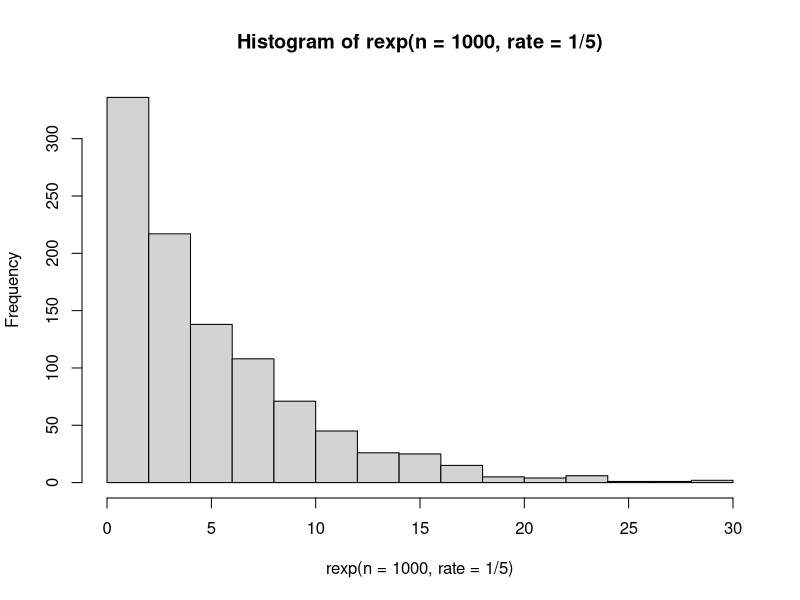
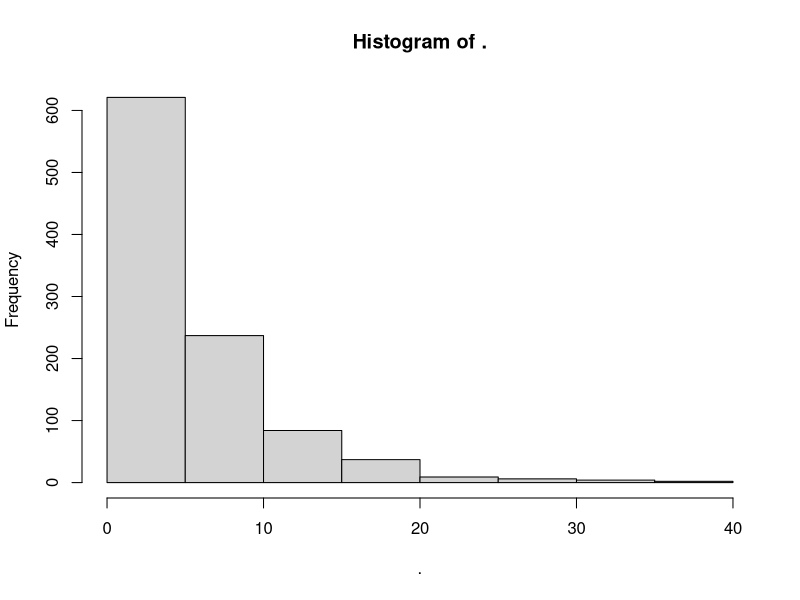
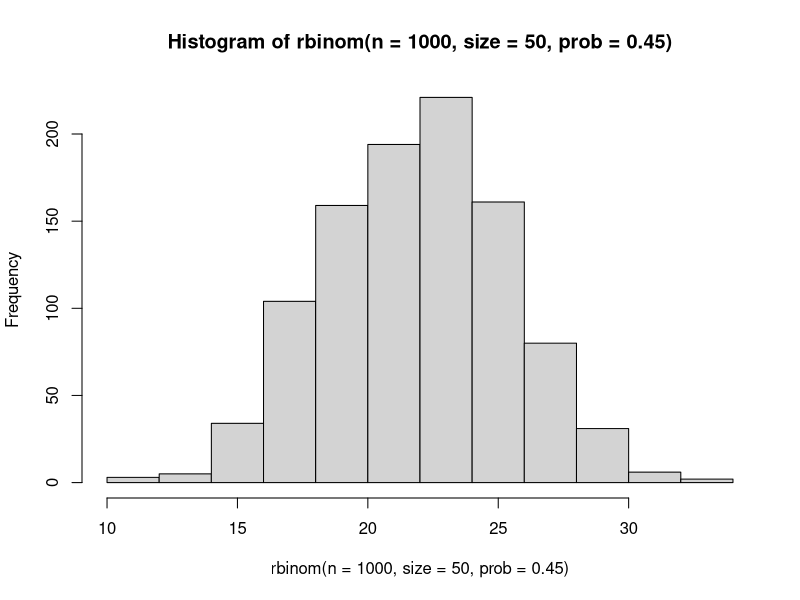
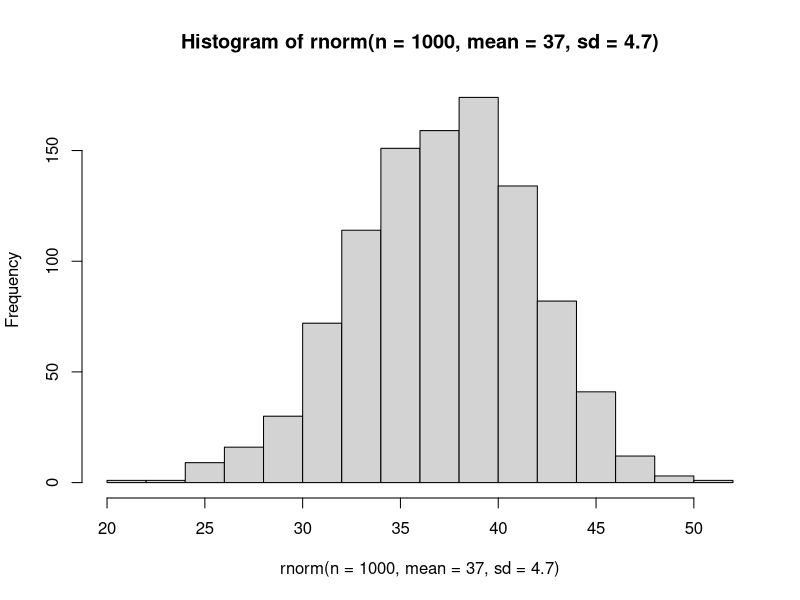
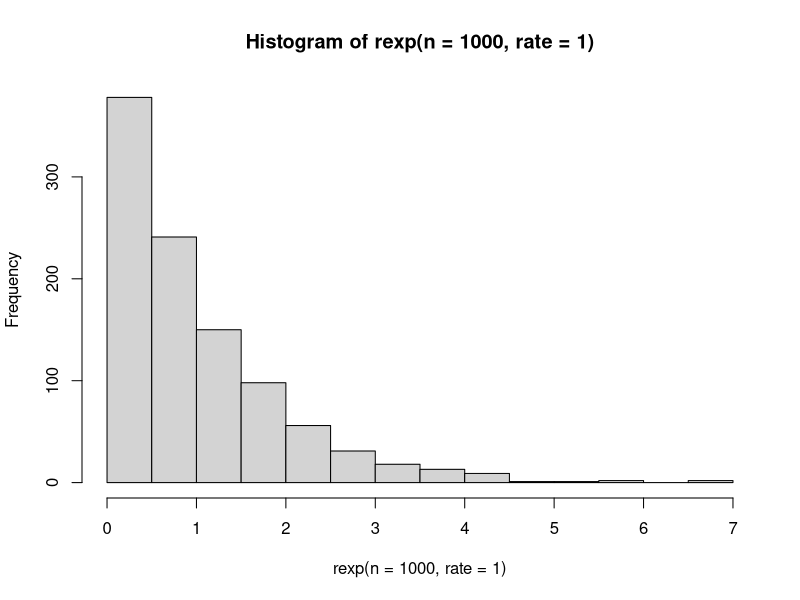
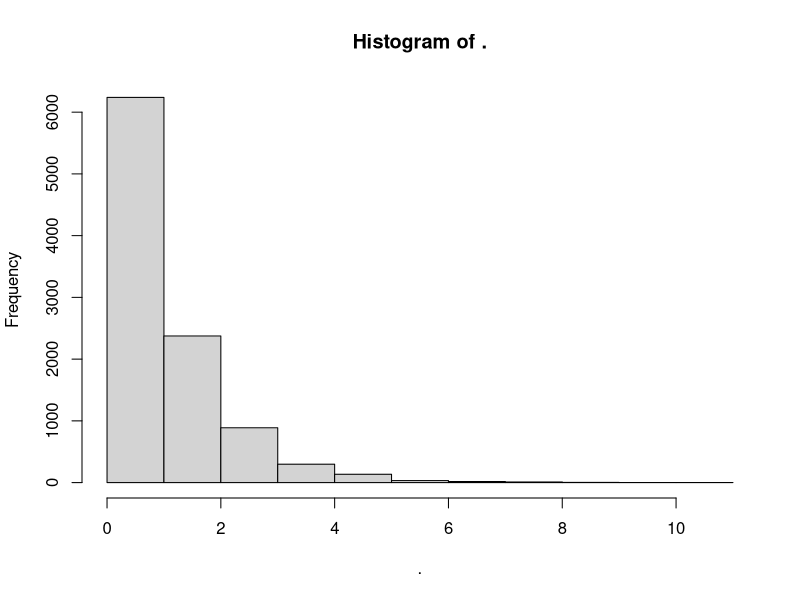
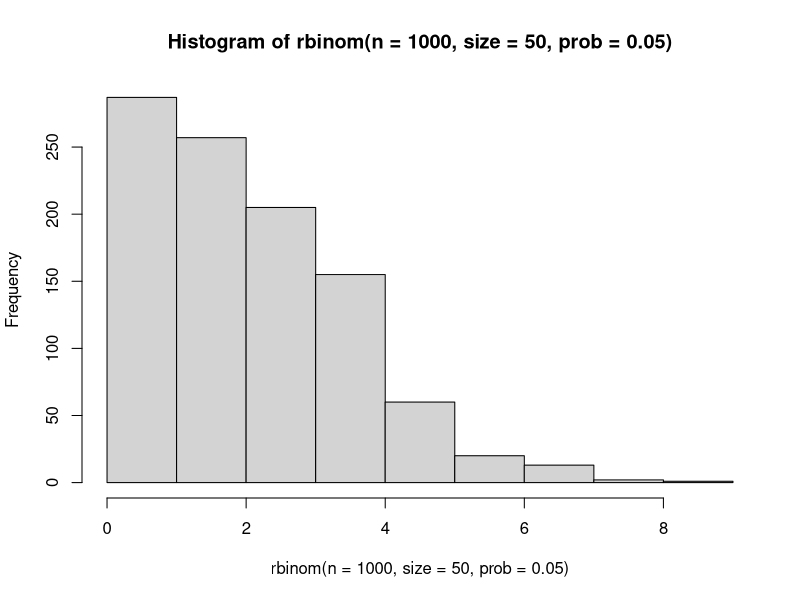
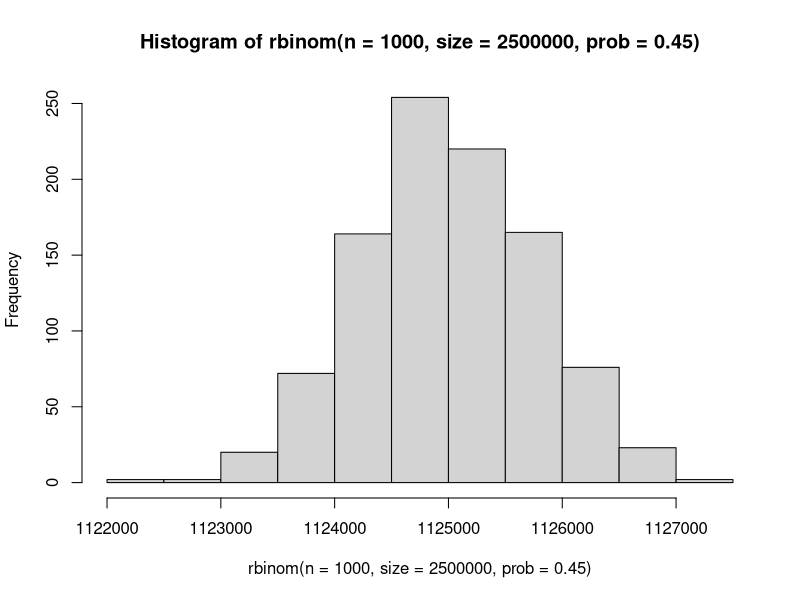

The R script that drew these images, in order:
## ---- chunk 1
?rbinom
?rgeom
?rpois
## ---- chunk 2

# generate a single Binomial random variable:
rbinom(n = 1, size = 10, prob = 0.3)

# generate a single Geometric random variable:
rgeom(n = 1, prob = .07)

# generate a single Poisson random variable:
rpois(n = 1, lambda = 45:55)
## ---- chunk 3
# generate 10 Binomial random variables:
rbinom(n = 10, size = 200, prob = 0.3)

# generate 10 Geometric random variables:
rgeom(n=10, p=0.25)

# generate 10 Poisson random variables:
rpois(n = 10, lambda = 110:121)
## ---- chunk 4
# Exponential:
hist(rexp(n = 1000, rate=1/5))
# or 
library(magrittr)
rexp(1000, rate=1/5) %>% hist

# Binomial:
hist(rbinom(n = 1000, size = 50, prob = 0.45))

# Normal:
hist(rnorm(n= 1000, mean = 37, sd = 4.7))
## ---- chunk 5

# Exponential:
hist(rexp(n = 1000, rate = 1))
# or 
library(magrittr)
rexp(10000, rate=1) %>% hist

# Binomial: (change p, not the size parameter)
hist(rbinom(n = 1000, size = 50, prob = 0.05))

# Binomial: (change the size parameter, not p)
hist(rbinom(n = 1000, size = 2500000, prob = 0.45))

# Normal: (change the mean, not the standard deviation)
hist(rnorm(n= 1000, mean = 100, sd = 4.7))

# Normal: (change the standard deviation, not the mean)
hist(rnorm(n= 1000, mean = 37, sd = 0.7))

## ---- chunk 6
# Exponential, for values k=0,1,2,...,20:
k <- seq(0,20)
plot( k, dexp(k,rate=1) )

# Binomial(n=10,p=0.3), for values k=0,1,2,...,9,10:
k <- seq(0,10)
plot(k, dbinom(k, size=10, p=0.3))

# Normal(mean=0,sd=1), for x in [-3,3] in increments of size 0.1
x <- seq(-3,3,0.1)
# Note that this is a density, not a mass function,
# but for plotting purposes, we can't evaluate the pdf at
# EVERY point, so we'll just choose a few.
plot( x, dnorm(x,mean=0,sd=1))

# Normal(mean=1,sd=2), for x in [-5,7] in increments of size 0.1
x <- seq(-5,7,0.1)
plot(x, dnorm(x, mean=1, sd=2))
## ---- chunk 7
# 5a) Define a function sum_of_normals that takes a single argument n (you may assume that n is a non-negative integer), generates n independent normals with mean 0 and variance 1, and returns their sum.
# Hint: pay attention to the case n=0. What should be the sum of zero normals?
sum_of_normals <- function( n ){
  sum(rnorm(n, mean = 0, sd = 1))
}

# 5b) Define a function sum_of_poissons that takes two arguments: a non-negative integer n and a positive real lambda.
# Your function should generate n independent Poisson random variables with shared parameter lambda, and return their sum.
# You may assume that n is a non-negative integer and lambda is a positive real (i.e., numeric)
# n and lambda should both default to 1, so that sum_of_poissons(5) returns the sum of five Pois(1) random variables.
sum_of_poissons <- function( n=1, lambda=1 ) {
  sum(rpois(n, lambda))
}

# 5c) Define a function max_of_normals that takes three arguments:
# a non-negative integer n
# a real number (i.e., numeric) mu
# a positive real (i.e., positive numeric) sigma
# Your function should generate n independent normals with mean and sd given by mu and sigma, respectively, and return the maximum of those n normal RVs.
# mu should default to 0 and sigma should default to 1. There should be no default value for n.
# Hint: be careful of the case n=0. By convention, the maximum of an empty set (e.g., the maximum of a collection of zero normals) 
# By convention, the maximum of an empty set is negative infinity.
max_of_normals <- function(n=-Inf, mu=0, sigma=1) {
  max(rnorm(n,mu,sigma))
}
